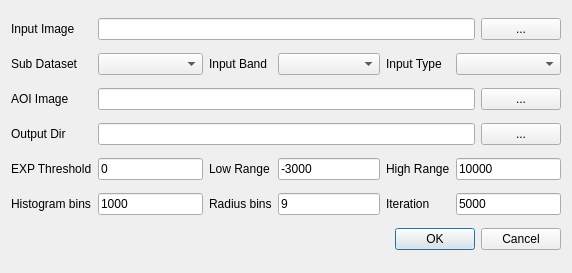
<?xml version="1.0" encoding="UTF-8"?>
<ui version="4.0">
 <class>WaterExtrationDialog</class>
 <widget class="QDialog" name="WaterExtrationDialog">
  <property name="geometry">
   <rect>
    <x>0</x>
    <y>0</y>
    <width>572</width>
    <height>273</height>
   </rect>
  </property>
  <property name="windowTitle">
   <string>Water Extract</string>
  </property>
  <layout class="QGridLayout" name="gridLayout">
   <item row="0" column="0">
    <widget class="QLabel" name="label">
     <property name="text">
      <string>Input Image</string>
     </property>
    </widget>
   </item>
   <item row="0" column="1" colspan="7">
    <widget class="QLineEdit" name="leInputImage">
     <property name="readOnly">
      <bool>true</bool>
     </property>
    </widget>
   </item>
   <item row="0" column="8" colspan="2">
    <widget class="QPushButton" name="btnInputImage">
     <property name="text">
      <string>...</string>
     </property>
    </widget>
   </item>
   <item row="1" column="0">
    <widget class="QLabel" name="label_2">
     <property name="text">
      <string>Sub Dataset</string>
     </property>
    </widget>
   </item>
   <item row="1" column="1">
    <widget class="QComboBox" name="cboSubDataset">
     <property name="sizeAdjustPolicy">
      <enum>QComboBox::AdjustToContents</enum>
     </property>
    </widget>
   </item>
   <item row="2" column="0">
    <widget class="QLabel" name="label_5">
     <property name="text">
      <string>AOI Image</string>
     </property>
    </widget>
   </item>
   <item row="2" column="1" colspan="7">
    <widget class="QLineEdit" name="leAoiImage">
     <property name="readOnly">
      <bool>true</bool>
     </property>
    </widget>
   </item>
   <item row="2" column="8" colspan="2">
    <widget class="QPushButton" name="btnAoiImage">
     <property name="text">
      <string>...</string>
     </property>
    </widget>
   </item>
   <item row="3" column="0">
    <widget class="QLabel" name="label_6">
     <property name="text">
      <string>Output Dir</string>
     </property>
    </widget>
   </item>
   <item row="3" column="1" colspan="7">
    <widget class="QLineEdit" name="leOutputDir">
     <property name="readOnly">
      <bool>true</bool>
     </property>
    </widget>
   </item>
   <item row="3" column="8" colspan="2">
    <widget class="QPushButton" name="btnOutputDir">
     <property name="text">
      <string>...</string>
     </property>
    </widget>
   </item>
   <item row="4" column="0">
    <widget class="QLabel" name="label_7">
     <property name="text">
      <string>EXP Threshold</string>
     </property>
    </widget>
   </item>
   <item row="4" column="1">
    <widget class="QLineEdit" name="leExpThreshold">
     <property name="text">
      <string>0</string>
     </property>
    </widget>
   </item>
   <item row="4" column="2">
    <widget class="QLabel" name="label_8">
     <property name="text">
      <string>Low Range</string>
     </property>
    </widget>
   </item>
   <item row="4" column="3" colspan="2">
    <widget class="QLineEdit" name="leLowRange">
     <property name="text">
      <string>-3000</string>
     </property>
    </widget>
   </item>
   <item row="4" column="5" colspan="2">
    <widget class="QLabel" name="label_9">
     <property name="text">
      <string>High Range</string>
     </property>
    </widget>
   </item>
   <item row="4" column="7" colspan="3">
    <widget class="QLineEdit" name="leHighRange">
     <property name="text">
      <string>10000</string>
     </property>
    </widget>
   </item>
   <item row="5" column="0">
    <widget class="QLabel" name="label_11">
     <property name="text">
      <string>Histogram bins</string>
     </property>
    </widget>
   </item>
   <item row="5" column="1">
    <widget class="QLineEdit" name="leHistogramBins">
     <property name="text">
      <string>1000</string>
     </property>
    </widget>
   </item>
   <item row="5" column="2">
    <widget class="QLabel" name="label_12">
     <property name="text">
      <string>Radius bins</string>
     </property>
    </widget>
   </item>
   <item row="5" column="3" colspan="2">
    <widget class="QLineEdit" name="leRadiusBins">
     <property name="text">
      <string>9</string>
     </property>
    </widget>
   </item>
   <item row="5" column="5" colspan="2">
    <widget class="QLabel" name="label_10">
     <property name="text">
      <string>Iteration</string>
     </property>
    </widget>
   </item>
   <item row="5" column="7" colspan="3">
    <widget class="QLineEdit" name="leIteration">
     <property name="text">
      <string>5000</string>
     </property>
    </widget>
   </item>
   <item row="6" column="0" colspan="10">
    <widget class="QDialogButtonBox" name="buttonBox">
     <property name="orientation">
      <enum>Qt::Horizontal</enum>
     </property>
     <property name="standardButtons">
      <set>QDialogButtonBox::Cancel|QDialogButtonBox::Ok</set>
     </property>
    </widget>
   </item>
   <item row="1" column="2">
    <widget class="QLabel" name="label_3">
     <property name="text">
      <string>Input Band</string>
     </property>
    </widget>
   </item>
   <item row="1" column="3" colspan="2">
    <widget class="QComboBox" name="cboInputBand"/>
   </item>
   <item row="1" column="5" colspan="2">
    <widget class="QLabel" name="label_4">
     <property name="text">
      <string>Input Type</string>
     </property>
    </widget>
   </item>
   <item row="1" column="7" colspan="3">
    <widget class="QComboBox" name="cboInputType">
     <property name="sizeAdjustPolicy">
      <enum>QComboBox::AdjustToContents</enum>
     </property>
    </widget>
   </item>
  </layout>
 </widget>
 <resources/>
 <connections>
  <connection>
   <sender>buttonBox</sender>
   <signal>accepted()</signal>
   <receiver>WaterExtrationDialog</receiver>
   <slot>accept()</slot>
   <hints>
    <hint type="sourcelabel">
     <x>248</x>
     <y>254</y>
    </hint>
    <hint type="destinationlabel">
     <x>157</x>
     <y>274</y>
    </hint>
   </hints>
  </connection>
  <connection>
   <sender>buttonBox</sender>
   <signal>rejected()</signal>
   <receiver>WaterExtrationDialog</receiver>
   <slot>reject()</slot>
   <hints>
    <hint type="sourcelabel">
     <x>316</x>
     <y>260</y>
    </hint>
    <hint type="destinationlabel">
     <x>286</x>
     <y>274</y>
    </hint>
   </hints>
  </connection>
 </connections>
</ui>
